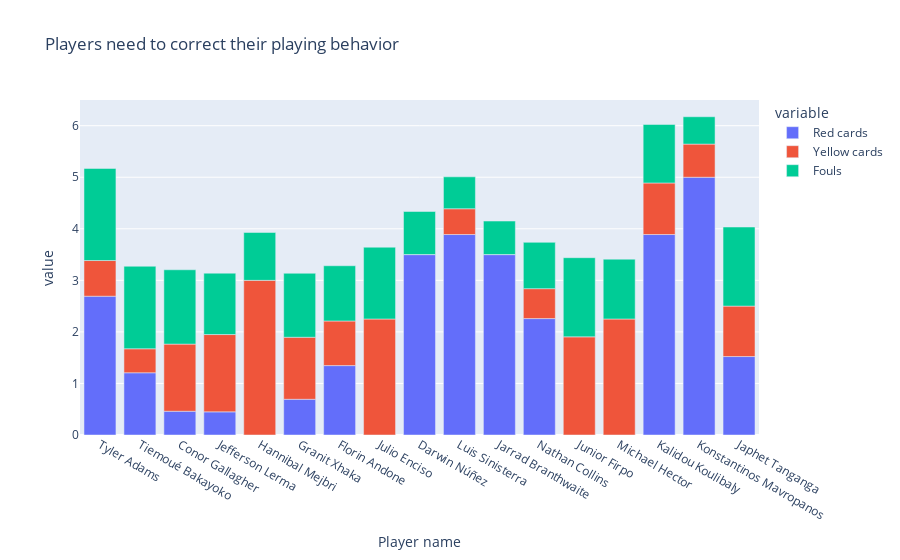

The code cell stored with this chart in its notebook:
### Markdown cell above
Biểu đồ minh họa các cầu thủ nằm trong top "hành vi không đúng" nhất:

### Code cell
fig = px.bar(get_players, x='Player name', y=['Red cards', 'Yellow cards', 'Fouls'], 
            title="Players need to correct their playing behavior")

fig.show()

### Figure 1 — Plotly figure (JSON) as saved in the notebook; plotly's stock layout.template omitted (floating-point values rounded to 4 significant figures)
{"data": [{"alignmentgroup": "True", "hovertemplate": "variable=Red cards<br>Player name=%{x}<br>value=%{y}<extra></extra>", "legendgroup": "Red cards", "marker": {"color": "#636efa", "pattern": {"shape": ""}}, "name": "Red cards", "offsetgroup": "Red cards", "orientation": "v", "showlegend": true, "textposition": "auto", "type": "bar", "x": ["Tyler Adams", "Tiemoué Bakayoko", "Conor Gallagher", "Jefferson Lerma", "Hannibal Mejbri", "Granit Xhaka", "Florin Andone", "Julio Enciso", "Darwin Núñez", "Luis Sinisterra", "Jarrad Branthwaite", "Nathan Collins", "Junior Firpo", "Michael Hector", "Kalidou Koulibaly", "Konstantinos Mavropanos", "Japhet Tanganga"], "xaxis": "x", "y": [2.692, 1.207, 0.4605, 0.4487, 0, 0.6931, 1.346, 0, 3.5, 3.889, 3.5, 2.258, 0, 0, 3.889, 5, 1.522], "yaxis": "y"}, {"alignmentgroup": "True", "hovertemplate": "variable=Yellow cards<br>Player name=%{x}<br>value=%{y}<extra></extra>", "legendgroup": "Yellow cards", "marker": {"color": "#EF553B", "pattern": {"shape": ""}}, "name": "Yellow cards", "offsetgroup": "Yellow cards", "orientation": "v", "showlegend": true, "textposition": "auto", "type": "bar", "x": ["Tyler Adams", "Tiemoué Bakayoko", "Conor Gallagher", "Jefferson Lerma", "Hannibal Mejbri", "Granit Xhaka", "Florin Andone", "Julio Enciso", "Darwin Núñez", "Luis Sinisterra", "Jarrad Branthwaite", "Nathan Collins", "Junior Firpo", "Michael Hector", "Kalidou Koulibaly", "Konstantinos Mavropanos", "Japhet Tanganga"], "xaxis": "x", "y": [0.6923, 0.4655, 1.303, 1.5, 3, 1.203, 0.8654, 2.25, 0, 0.5, 0, 0.5806, 1.904, 2.25, 1, 0.6429, 0.9783], "yaxis": "y"}, {"alignmentgroup": "True", "hovertemplate": "variable=Fouls<br>Player name=%{x}<br>value=%{y}<extra></extra>", "legendgroup": "Fouls", "marker": {"color": "#00cc96", "pattern": {"shape": ""}}, "name": "Fouls", "offsetgroup": "Fouls", "orientation": "v", "showlegend": true, "textposition": "auto", "type": "bar", "x": ["Tyler Adams", "Tiemoué Bakayoko", "Conor Gallagher", "Jefferson Lerma", "Hannibal Mejbri", "Granit Xhaka", "Florin Andone", "Julio Enciso", "Darwin Núñez", "Luis Sinisterra", "Jarrad Branthwaite", "Nathan Collins", "Junior Firpo", "Michael Hector", "Kalidou Koulibaly", "Konstantinos Mavropanos", "Japhet Tanganga"], "xaxis": "x", "y": [1.786, 1.601, 1.442, 1.19, 0.9286, 1.241, 1.071, 1.393, 0.8357, 0.619, 0.65, 0.8986, 1.536, 1.161, 1.135, 0.5306, 1.534], "yaxis": "y"}], "layout": {"barmode": "relative", "legend": {"title": {"text": "variable"}, "tracegroupgap": 0}, "title": {"text": "Players need to correct their playing behavior"}, "xaxis": {"anchor": "y", "domain": [0, 1], "title": {"text": "Player name"}}, "yaxis": {"anchor": "x", "domain": [0, 1], "title": {"text": "value"}}}}
